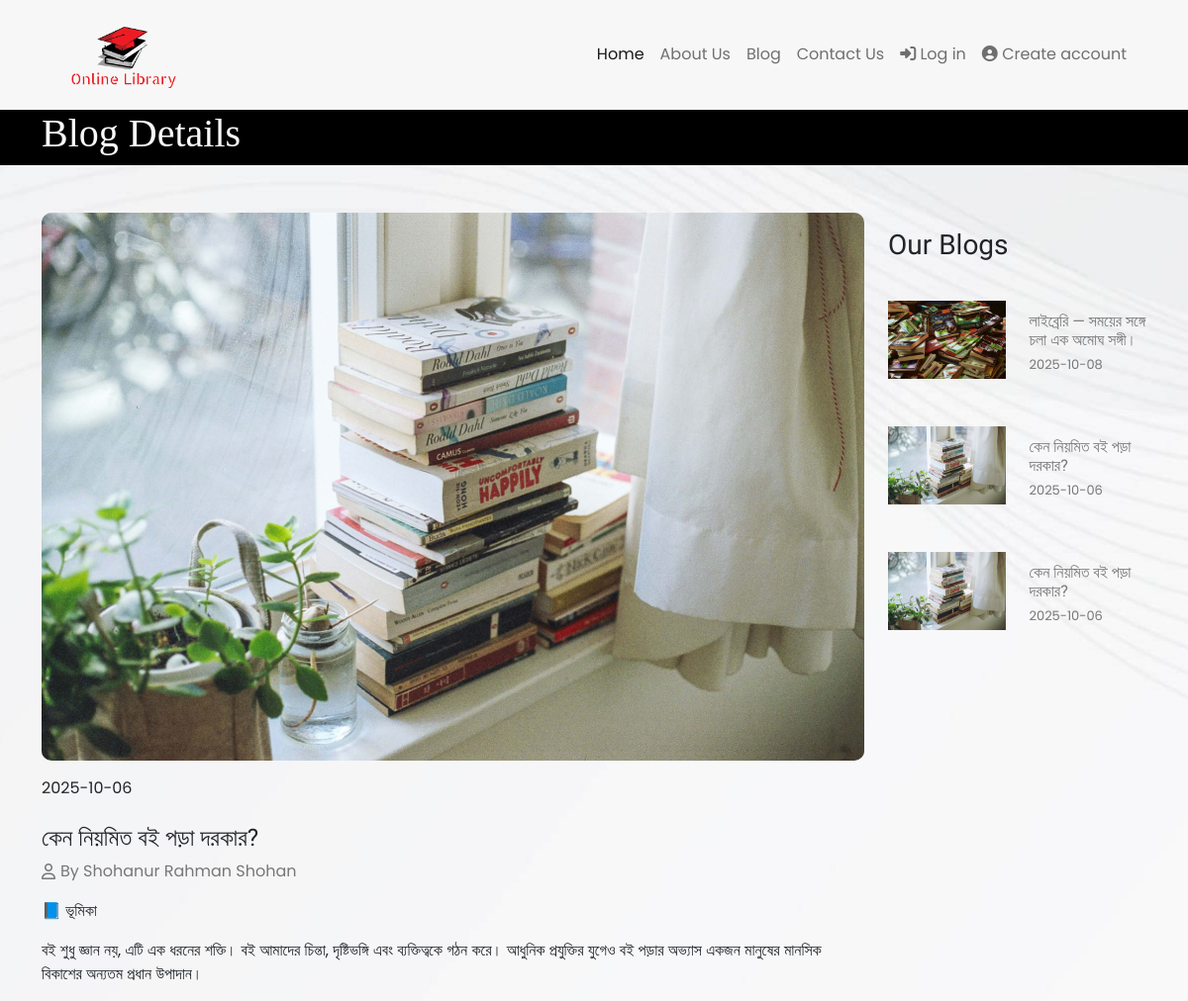
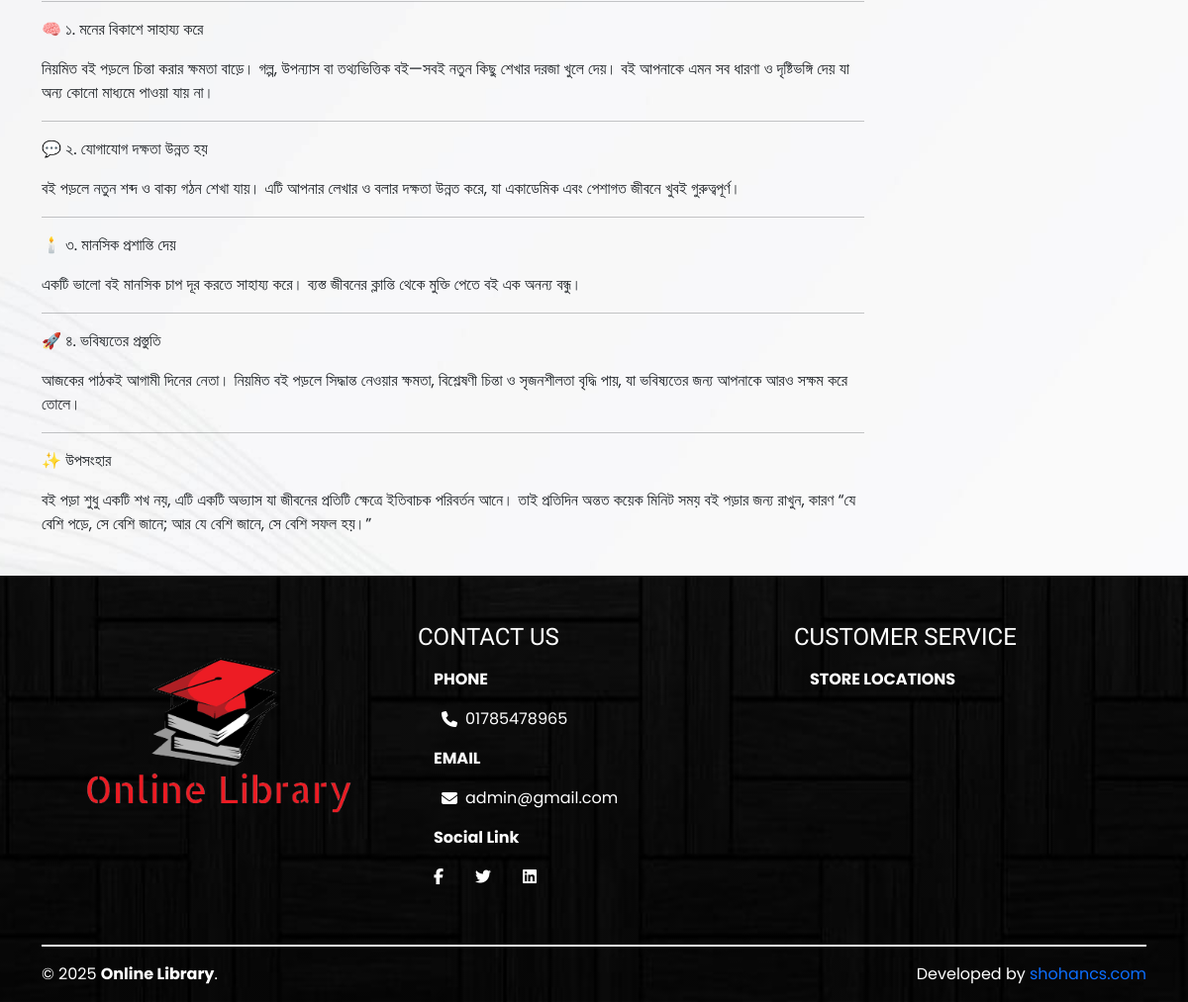
Screenshot of /blogsearch.php?blog=20 with the database file from the repository (2 pictures, top to bottom).
### tables this page shows
CREATE TABLE `blogs` (
  `blog_id` int(11) NOT NULL,
  `image` varchar(255) NOT NULL,
  `blog_title` varchar(255) NOT NULL,
  `blog_text` text NOT NULL,
  `status` int(11) NOT NULL DEFAULT 1 COMMENT '1=Active, 2=InActive',
  `join_date` date NOT NULL
);

CREATE TABLE `users` (
  `user_id` int(11) NOT NULL,
  `fullname` varchar(255) NOT NULL,
  `email` varchar(255) NOT NULL,
  `password` varchar(255) NOT NULL,
  `phone` varchar(255) DEFAULT NULL,
  `address` varchar(255) DEFAULT NULL,
  `image` varchar(255) DEFAULT NULL,
  `role` int(1) NOT NULL DEFAULT 2 COMMENT '1=Admin, 2=User',
  `status` int(1) NOT NULL DEFAULT 1 COMMENT '1=Active, 0=InActive',
  `join_date` date NOT NULL
);

### blogsearch.php (the view, shortened to what this page needs)
<?php include "inc/head.php"; ?>
	<?php
		if (isset($_GET['blog'])) {
			$searchBlog = $_GET['blog'];
			$sql = "SELECT * FROM blogs WHERE blog_id='$searchBlog'";
			$blogSql = mysqli_query($db, $sql);
			while( $row = mysqli_fetch_assoc($blogSql) ) {
	          $image        = $row['image'];
	          $blog_title     = $row['blog_title'];
	          $blog_text      = $row['blog_text'];
	          $join_date      = $row['join_date'];
	          ?>
	          <section class="blog-details">
		        <div class="container d-flex justify-content-between align-items-center">
		          <div>
		            <h2 class="text-light" style=" font-family: 'Righteous', cursive;
		          font-size: 40px;">Blog Details</h2>
		          </div>
		        </div>
		      </section>
				<section class="blog_details_search pt-5">
					<div class="container">
						<div class="row">
							<div class="col-lg-12">
								<div class="row">
			                        <div class="col-lg-9 blog-item pb-4">
			                            <div class="book-thumbnail">
			                              <?php
			                                  if (!empty($image)) { ?>
			                                    <img src="admin/dist/img/books/<?php echo $image; ?>" alt="" style="width: 100%; border-radius: 10px;">
			                                  <?php }
			                                  else { ?>
			                                    <img src="admin/dist/img/books/blank_book.jpg" alt="" style="width: 100%; height: 300px;">
			                                  <?php }
			                                ?>
			                            </div>
			                            <div class="pt-3">
			                            	<p class="tarikhhh"><?php echo $join_date; ?></p>
			                            </div>
			                            <div class="pt-2">
			                              <h4 class="btitle"><?php echo $blog_title; ?></h4>
			                              <div>
			                              	<?php
			                              		$sql = "SELECT * FROM users WHERE role = 1 ORDER BY user_id ASC LIMIT 1";
																	  		$allUserData = mysqli_query($db, $sql);
																	  		while( $row = mysqli_fetch_assoc($allUserData) ) {
																	  			$fullname  		= $row['fullname'];
																	  			?>
																	  				<div class="d-flex align-items-center" style="color: #777;">
																	  					<i class="far fa-user" aria-hidden="true" style="margin-right: 5px;"></i>
																	  					By <?php echo $fullname; ?>
																	  				</div>
																	  			<?php
																	  		}
			                              	?>
			                              </div>
			                              <p class="pera"><?php echo $blog_text; ?></p>
			                            </div>
			                        </div>
						      <?php include "inc/blog_sidebar.php"; ?>
								</div>
                         	</div>
						</div>
					</div>
				</section>
	         <?php }
		}
	?>
<?php include "inc/footer.php"; ?>

### inc/blog_sidebar.php (shortened to what this page needs)
<div class="col-lg-3">
    <div class="blog-part sticky-top">
        <h3 class="py-3">Our Blogs</h3>
        <?php
            $sql = "SELECT * FROM blogs ORDER BY blog_id DESC";
            $allBooks = mysqli_query($db, $sql);
            $totalBooks = mysqli_num_rows($allBooks);
            if ($totalBooks <= 0) { ?>
              <div class="alert alert-info" role="alert"><i class="fa-solid fa-bell"> </i> Ooops!! No Book found Yet....</div>
            <?php }
            else {
                while ($row = mysqli_fetch_assoc($allBooks)) {
                      $blog_id        = $row['blog_id'];
                      $image        = $row['image'];
                      $blog_title     = $row['blog_title'];
                      $join_date      = $row['join_date'];
                    ?>
                    <div class="row align-items-center py-3">
                        <div class="col-lg-6">
                            <div>
                                <?php
                                  if (!empty($image)) { ?>
                                    <img src="admin/dist/img/books/<?php echo $image; ?>" alt="" width="100%" class="pb-3">
                                  <?php }
                                  else { ?>
                                    <img src="admin/dist/img/books/blank_book.jpg" alt="" class="img-fluid">
                                  <?php }
                                ?>
                            </div>
                        </div>
                        <div class="col-lg-6">
                            <div class="">
                            <a href="blogsearch.php?blog=<?php echo $blog_id; ?>"><h4 style="font-size: 16px; color: #777;"><?php echo $blog_title; ?></h4></a>
                              <p style="font-size: 13px;color: #777;margin: -3px 0px 10px;"><?php echo $join_date; ?></p>
                            </div>
                        </div>
                    </div>
                <?php }
            }
        ?>
    </div>
</div>

### inc/footer.php (shortened to what this page needs)
</main>
<footer style="
    background: linear-gradient( rgba(0, 0, 0, 0.5), rgba(0, 0, 0, 0.5) ), url(assets/images/45603.jpg);
    background-repeat: no-repeat;
    background-size: cover;
    background-position: center;
    background-attachment: fixed;">
    <div class="container py-5 pb-0">
        <div class="row">
            <div class="col-lg-4">
                <div class="logo-ftr">
                    <a href="index.php"><img src="assets/images/logo.png" alt="" width="100%"></a>
                </div>
            </div>
            <div class="col-lg-4 pb-5" id="foot">
                <h4 class="text-white">CONTACT US</h4>
                <ul class="nav flex-column">
                  <li class="nav-item">
                    <a class="nav-link active text-white" aria-current="page" ><strong>PHONE</strong></a>
                  </li>
                  <li class="nav-item">
                    <a class="nav-link text-white" href="">
                        <?php
                            $sql = "SELECT * FROM users WHERE role = 1 ORDER BY fullname ASC";
                            $allUserData = mysqli_query($db, $sql);
                            while( $row = mysqli_fetch_assoc($allUserData) ) {
                                $phone              = $row['phone'];
                                ?>
                                    <div class="d-flex align-items-center">
                                        <i class="fa-solid fa-phone mx-2"></i>
                                        <?php echo $phone ."<br>"; ?>
                                    </div>
                                <?php
                            }
                        ?>
                    </a>
                  </li>
                  <li class="nav-item">
                    <a class="nav-link text-white" ><strong>EMAIL</strong></a>
                  </li>
                  <li class="nav-item">
                    <a class="nav-link text-white" href="https://mail.google.com/mail/u/0/?tab=rm&ogbl#inbox?compose=GTvVlcSHxwCmkSFtmZkphksCSZKZTrWSQLjpLHdqRRvKtGWtcZdLpbrbvLFFTlfrVvvLsqFcFzWJJ">
                        <?php
                            $sql = "SELECT * FROM users WHERE role = 1 ORDER BY fullname ASC";
                            $allUserData = mysqli_query($db, $sql);
                            while( $row = mysqli_fetch_assoc($allUserData) ) {
                                $email          = $row['email'];
                                ?>
                                    <div class="d-flex align-items-center">
                                        <i class="fa-solid fa-envelope mx-2"></i>
                                        <?php echo $email ."<br>"; ?>
                                    </div>
                                <?php
                            }
                        ?>
                    </a>
                  </li>
                  <li class="nav-item">
                    <a class="nav-link text-white" ><strong>Social Link</strong></a>
                  </li>
                  <li class="nav-item">
                    <nav class="nav justify-content-start">
                      <a class="nav-link active text-white" aria-current="page" href="" target="_blank"><i class="fa-brands fa-facebook-f"></i></a>
                      <a class="nav-link text-white" href="#" target="_blank"><i class="fa-brands fa-twitter"></i></a>
                      <a class="nav-link text-white" href="#" target="_blank"><i class="fa-brands fa-linkedin"></i></a>
                    </nav>
                  </li>
                </ul>
            </div>
            <div class="col-lg-4">
                <h4 class="text-white">CUSTOMER SERVICE</h4>
                <ul class="nav flex-column">
                  <li class="nav-item">
                    <a class="nav-link active text-white" aria-current="page"><strong>STORE LOCATIONS</strong></a>
                  </li>
                </ul>
                <span>
                    <iframe src="https://www.google.com/maps/embed?pb=!1m14!1m12!1m3!1d7301.832161750958!2d90.37526630000004!3d23.786002500000002!2m3!1f0!2f0!3f0!3m2!1i1024!2i768!4f13.1!5e0!3m2!1sen!2sbd!4v1667932853950!5m2!1sen!2sbd" width="100%" height="200" style="border:0;" allowfullscreen="" loading="lazy"></iframe>
                </span>
            </div>
            <div class="col-lg-12">
              <div class="bottom-part pb-0">
                <div class="divedier" style="width: 100%; background: whitesmoke; height: 2px;"></div>
                <div class="footer-bottom d-flex justify-content-between align-items-center flex-wrap py-3">
                  <p class="text-white mb-0">&copy; 2025 <strong>Online Library</strong>.</p>
                  <p class="text-white mb-0">Developed by <a href="https://shohancs.com/" target="_blank">shohancs.com</a></p>
                </div>
              </div>
            </div>
        </div>
    </div>
</footer>
  </body>
</html>

### assets/css/style.css (style rules this page uses)
html { scroll-behavior:smooth }
body { font-family:Poppins,sans-serif }
h1,h2,h3,h4,h5,h6 { font-family:'Josefin Sans',sans-serif }
ul { padding:0;margin:0 }
ul li { list-style:none }
a { text-decoration:none }
.book-thumbnail { position:relative }
.blog-details { background:#000 }

### rows the page displays
blogs: image (picture), join_date "2025-10-06", blog_title "কেন নিয়মিত বই পড়া দরকার?", blog_text "📘 ভূমিকা বই শুধু জ্ঞান নয়, এটি এক ধরনের শক্তি। বই আমাদের চিন্তা, দৃষ্টিভঙ্গি এবং ব্যক্তিত্বকে গঠন করে। আধুনিক প্রযুক্তির যুগেও বই পড়ার অভ্যাস একজন মানুষের মানসিক বিকাশের অন্যতম প্রধান উপাদান। 🧠 ১. মনের বিকাশে সাহায্য করে নিয়মিত বই পড়লে চিন্তা করার ক্ষমতা বাড়ে। গল্প, উপন্যাস বা তথ্যভিত্তিক বই—সবই নতুন কিছু শেখার দরজা খুলে দেয়। বই আপনাকে এমন সব ধারণা ও দৃষ্টিভঙ্গি দেয় যা অন্য কোনো মাধ্যমে পাওয়া যায় না। 💬 ২. যোগাযোগ দক্ষতা উন্নত হয় বই পড়লে নতুন শব্দ ও বাক্য গঠন শেখা যায়। এটি আপনার লেখার ও বলার দক্ষতা উন্নত করে, যা একাডেমিক এবং পেশাগত জীবনে খুবই গুরুত্বপূর্ণ। 🕯️ ৩. মানসিক প্রশান্তি দেয় একটি ভালো বই মানসিক চাপ দূর করতে সাহায্য করে। ব্যস্ত জীবনের ক্লান্তি থেকে মুক্তি পেতে বই এক অনন্য বন্ধু। 🚀 ৪.…"
users: fullname "Shohanur Rahman Shohan", phone "01785478965", email "admin@gmail.com"
blogs: image (picture), blog_title "লাইব্রেরি — সময়ের সঙ্গে চলা এক অমোঘ সঙ্গী।", join_date "2025-10-08"
blogs: image (picture), blog_title "কেন নিয়মিত বই পড়া দরকার?", join_date "2025-10-06"
